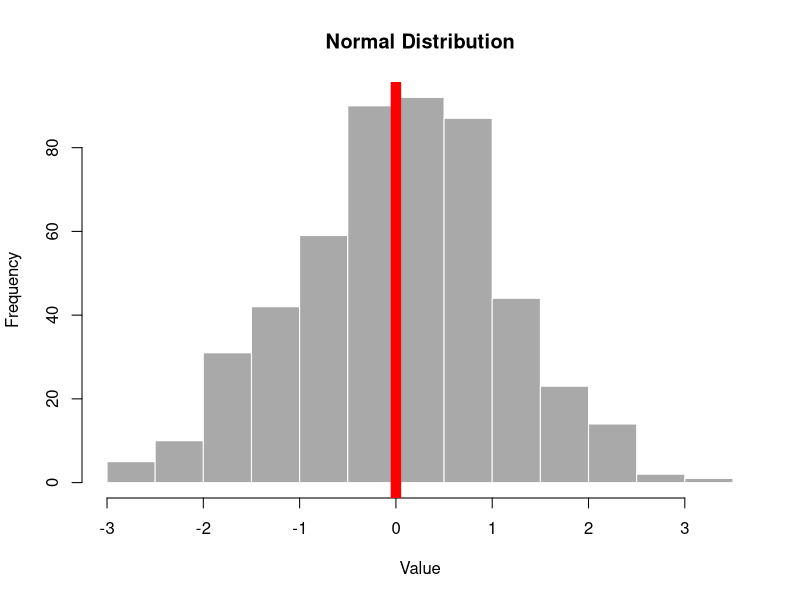

The R script that drew this image:
## ---- chunk 1
knitr::opts_chunk$set(echo = FALSE)
## ---- chunk 2
hist(rnorm(500), col = 'darkgray', border = 'white', xlab = "Value", main = "Normal Distribution" )
abline(v=0,col="red", lwd = 10)
